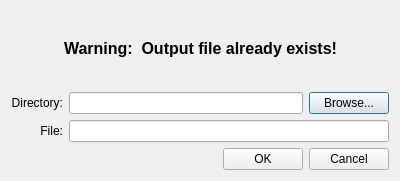
<?xml version="1.0" encoding="UTF-8"?>
<ui version="4.0">
 <class>OverWriteFileDialogClass</class>
 <widget class="QDialog" name="OverWriteFileDialogClass">
  <property name="geometry">
   <rect>
    <x>0</x>
    <y>0</y>
    <width>400</width>
    <height>181</height>
   </rect>
  </property>
  <property name="windowTitle">
   <string>OverWriteFileDialog</string>
  </property>
  <layout class="QVBoxLayout" name="verticalLayout">
   <item>
    <layout class="QHBoxLayout" name="horizontalLayout">
     <item>
      <spacer name="horizontalSpacer">
       <property name="orientation">
        <enum>Qt::Horizontal</enum>
       </property>
       <property name="sizeHint" stdset="0">
        <size>
         <width>18</width>
         <height>20</height>
        </size>
       </property>
      </spacer>
     </item>
     <item>
      <widget class="QLabel" name="label_2">
       <property name="font">
        <font>
         <pointsize>12</pointsize>
         <weight>75</weight>
         <bold>true</bold>
        </font>
       </property>
       <property name="text">
        <string>Warning:  Output file already exists!</string>
       </property>
      </widget>
     </item>
     <item>
      <spacer name="horizontalSpacer_2">
       <property name="orientation">
        <enum>Qt::Horizontal</enum>
       </property>
       <property name="sizeHint" stdset="0">
        <size>
         <width>17</width>
         <height>20</height>
        </size>
       </property>
      </spacer>
     </item>
    </layout>
   </item>
   <item>
    <layout class="QGridLayout" name="gridLayout">
     <item row="0" column="0">
      <widget class="QLabel" name="outputLabel">
       <property name="text">
        <string>Directory:</string>
       </property>
       <property name="alignment">
        <set>Qt::AlignRight|Qt::AlignTrailing|Qt::AlignVCenter</set>
       </property>
      </widget>
     </item>
     <item row="0" column="1">
      <layout class="QHBoxLayout" name="horizontalLayout_3">
       <item>
        <widget class="QLineEdit" name="directoryLineEdit"/>
       </item>
       <item>
        <widget class="QPushButton" name="browseButton">
         <property name="text">
          <string>Browse...</string>
         </property>
        </widget>
       </item>
      </layout>
     </item>
     <item row="1" column="0">
      <widget class="QLabel" name="label">
       <property name="text">
        <string>File:</string>
       </property>
       <property name="alignment">
        <set>Qt::AlignRight|Qt::AlignTrailing|Qt::AlignVCenter</set>
       </property>
      </widget>
     </item>
     <item row="1" column="1">
      <widget class="QLineEdit" name="fileLineEdit"/>
     </item>
    </layout>
   </item>
   <item>
    <layout class="QHBoxLayout" name="horizontalLayout_4">
     <item>
      <spacer name="horizontalSpacer_5">
       <property name="orientation">
        <enum>Qt::Horizontal</enum>
       </property>
       <property name="sizeHint" stdset="0">
        <size>
         <width>40</width>
         <height>20</height>
        </size>
       </property>
      </spacer>
     </item>
     <item>
      <widget class="QPushButton" name="okButton">
       <property name="text">
        <string>OK</string>
       </property>
      </widget>
     </item>
     <item>
      <widget class="QPushButton" name="cancelButton">
       <property name="text">
        <string>Cancel</string>
       </property>
      </widget>
     </item>
    </layout>
   </item>
  </layout>
 </widget>
 <layoutdefault spacing="6" margin="11"/>
 <resources/>
 <connections/>
</ui>
